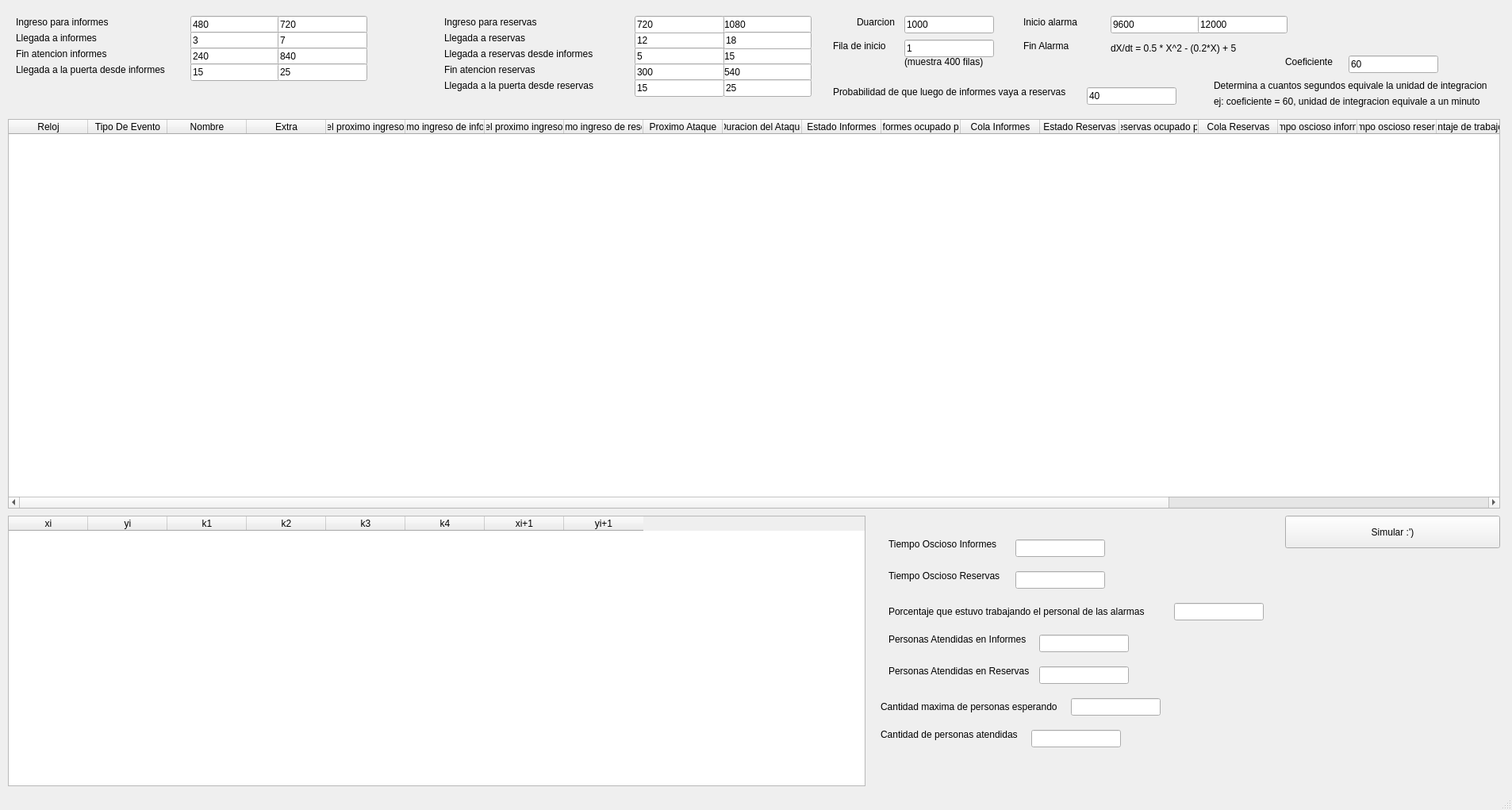
<?xml version="1.0" encoding="UTF-8"?>
<ui version="4.0">
 <class>MainWindow</class>
 <widget class="QMainWindow" name="MainWindow">
  <property name="geometry">
   <rect>
    <x>0</x>
    <y>0</y>
    <width>1906</width>
    <height>1021</height>
   </rect>
  </property>
  <property name="windowTitle">
   <string>Trabajo Practico Nro 7</string>
  </property>
  <property name="autoFillBackground">
   <bool>false</bool>
  </property>
  <widget class="QWidget" name="centralwidget">
   <widget class="QLabel" name="label">
    <property name="geometry">
     <rect>
      <x>20</x>
      <y>20</y>
      <width>211</width>
      <height>16</height>
     </rect>
    </property>
    <property name="text">
     <string>Ingreso para informes</string>
    </property>
   </widget>
   <widget class="QLabel" name="label_2">
    <property name="geometry">
     <rect>
      <x>20</x>
      <y>40</y>
      <width>211</width>
      <height>16</height>
     </rect>
    </property>
    <property name="text">
     <string>Llegada a informes</string>
    </property>
   </widget>
   <widget class="QLabel" name="label_3">
    <property name="geometry">
     <rect>
      <x>20</x>
      <y>60</y>
      <width>211</width>
      <height>16</height>
     </rect>
    </property>
    <property name="text">
     <string>Fin atencion informes</string>
    </property>
   </widget>
   <widget class="QLabel" name="label_4">
    <property name="geometry">
     <rect>
      <x>20</x>
      <y>80</y>
      <width>211</width>
      <height>16</height>
     </rect>
    </property>
    <property name="text">
     <string>Llegada a la puerta desde informes</string>
    </property>
   </widget>
   <widget class="QLabel" name="label_5">
    <property name="geometry">
     <rect>
      <x>560</x>
      <y>60</y>
      <width>211</width>
      <height>16</height>
     </rect>
    </property>
    <property name="text">
     <string>Llegada a reservas desde informes</string>
    </property>
   </widget>
   <widget class="QLabel" name="label_6">
    <property name="geometry">
     <rect>
      <x>560</x>
      <y>40</y>
      <width>211</width>
      <height>16</height>
     </rect>
    </property>
    <property name="text">
     <string>Llegada a reservas</string>
    </property>
   </widget>
   <widget class="QLabel" name="label_7">
    <property name="geometry">
     <rect>
      <x>560</x>
      <y>20</y>
      <width>211</width>
      <height>16</height>
     </rect>
    </property>
    <property name="text">
     <string>Ingreso para reservas</string>
    </property>
   </widget>
   <widget class="QLabel" name="label_8">
    <property name="geometry">
     <rect>
      <x>560</x>
      <y>80</y>
      <width>211</width>
      <height>16</height>
     </rect>
    </property>
    <property name="text">
     <string>Fin atencion reservas</string>
    </property>
   </widget>
   <widget class="QLabel" name="label_9">
    <property name="geometry">
     <rect>
      <x>560</x>
      <y>100</y>
      <width>211</width>
      <height>16</height>
     </rect>
    </property>
    <property name="text">
     <string>Llegada a la puerta desde reservas</string>
    </property>
   </widget>
   <widget class="QLabel" name="label_10">
    <property name="geometry">
     <rect>
      <x>1290</x>
      <y>50</y>
      <width>111</width>
      <height>16</height>
     </rect>
    </property>
    <property name="text">
     <string>Fin Alarma</string>
    </property>
   </widget>
   <widget class="QLabel" name="label_11">
    <property name="geometry">
     <rect>
      <x>1290</x>
      <y>20</y>
      <width>111</width>
      <height>16</height>
     </rect>
    </property>
    <property name="text">
     <string>Inicio alarma</string>
    </property>
   </widget>
   <widget class="QLineEdit" name="aII">
    <property name="geometry">
     <rect>
      <x>240</x>
      <y>20</y>
      <width>113</width>
      <height>22</height>
     </rect>
    </property>
    <property name="text">
     <string>480</string>
    </property>
   </widget>
   <widget class="QLineEdit" name="bII">
    <property name="geometry">
     <rect>
      <x>350</x>
      <y>20</y>
      <width>113</width>
      <height>22</height>
     </rect>
    </property>
    <property name="text">
     <string>720</string>
    </property>
   </widget>
   <widget class="QLineEdit" name="aLI">
    <property name="geometry">
     <rect>
      <x>240</x>
      <y>40</y>
      <width>113</width>
      <height>22</height>
     </rect>
    </property>
    <property name="text">
     <string>3</string>
    </property>
   </widget>
   <widget class="QLineEdit" name="bLI">
    <property name="geometry">
     <rect>
      <x>350</x>
      <y>40</y>
      <width>113</width>
      <height>22</height>
     </rect>
    </property>
    <property name="text">
     <string>7</string>
    </property>
   </widget>
   <widget class="QLineEdit" name="aFI">
    <property name="geometry">
     <rect>
      <x>240</x>
      <y>60</y>
      <width>113</width>
      <height>22</height>
     </rect>
    </property>
    <property name="text">
     <string>240</string>
    </property>
   </widget>
   <widget class="QLineEdit" name="bFI">
    <property name="geometry">
     <rect>
      <x>350</x>
      <y>60</y>
      <width>113</width>
      <height>22</height>
     </rect>
    </property>
    <property name="text">
     <string>840</string>
    </property>
   </widget>
   <widget class="QLineEdit" name="aLPI">
    <property name="geometry">
     <rect>
      <x>240</x>
      <y>80</y>
      <width>113</width>
      <height>22</height>
     </rect>
    </property>
    <property name="text">
     <string>15</string>
    </property>
   </widget>
   <widget class="QLineEdit" name="bLPI">
    <property name="geometry">
     <rect>
      <x>350</x>
      <y>80</y>
      <width>113</width>
      <height>22</height>
     </rect>
    </property>
    <property name="text">
     <string>25</string>
    </property>
   </widget>
   <widget class="QLineEdit" name="bLRI">
    <property name="geometry">
     <rect>
      <x>910</x>
      <y>60</y>
      <width>113</width>
      <height>22</height>
     </rect>
    </property>
    <property name="text">
     <string>15</string>
    </property>
   </widget>
   <widget class="QLineEdit" name="aLR">
    <property name="geometry">
     <rect>
      <x>800</x>
      <y>40</y>
      <width>113</width>
      <height>22</height>
     </rect>
    </property>
    <property name="text">
     <string>12</string>
    </property>
   </widget>
   <widget class="QLineEdit" name="aLRI">
    <property name="geometry">
     <rect>
      <x>800</x>
      <y>60</y>
      <width>113</width>
      <height>22</height>
     </rect>
    </property>
    <property name="text">
     <string>5</string>
    </property>
   </widget>
   <widget class="QLineEdit" name="bIR">
    <property name="geometry">
     <rect>
      <x>910</x>
      <y>20</y>
      <width>113</width>
      <height>22</height>
     </rect>
    </property>
    <property name="text">
     <string>1080</string>
    </property>
   </widget>
   <widget class="QLineEdit" name="bFR">
    <property name="geometry">
     <rect>
      <x>910</x>
      <y>80</y>
      <width>113</width>
      <height>22</height>
     </rect>
    </property>
    <property name="text">
     <string>540</string>
    </property>
   </widget>
   <widget class="QLineEdit" name="bLR">
    <property name="geometry">
     <rect>
      <x>912</x>
      <y>40</y>
      <width>111</width>
      <height>22</height>
     </rect>
    </property>
    <property name="text">
     <string>18</string>
    </property>
   </widget>
   <widget class="QLineEdit" name="aIR">
    <property name="geometry">
     <rect>
      <x>800</x>
      <y>20</y>
      <width>113</width>
      <height>22</height>
     </rect>
    </property>
    <property name="text">
     <string>720</string>
    </property>
   </widget>
   <widget class="QLineEdit" name="aFR">
    <property name="geometry">
     <rect>
      <x>800</x>
      <y>80</y>
      <width>113</width>
      <height>22</height>
     </rect>
    </property>
    <property name="text">
     <string>300</string>
    </property>
   </widget>
   <widget class="QLineEdit" name="aLPR">
    <property name="geometry">
     <rect>
      <x>800</x>
      <y>100</y>
      <width>113</width>
      <height>22</height>
     </rect>
    </property>
    <property name="text">
     <string>15</string>
    </property>
   </widget>
   <widget class="QLineEdit" name="bLPR">
    <property name="geometry">
     <rect>
      <x>912</x>
      <y>100</y>
      <width>111</width>
      <height>22</height>
     </rect>
    </property>
    <property name="text">
     <string>25</string>
    </property>
   </widget>
   <widget class="QLineEdit" name="aIA">
    <property name="geometry">
     <rect>
      <x>1400</x>
      <y>20</y>
      <width>113</width>
      <height>22</height>
     </rect>
    </property>
    <property name="text">
     <string>9600</string>
    </property>
   </widget>
   <widget class="QLineEdit" name="bIA">
    <property name="geometry">
     <rect>
      <x>1510</x>
      <y>20</y>
      <width>113</width>
      <height>22</height>
     </rect>
    </property>
    <property name="text">
     <string>12000</string>
    </property>
   </widget>
   <widget class="QPushButton" name="btn_simular">
    <property name="geometry">
     <rect>
      <x>1620</x>
      <y>650</y>
      <width>271</width>
      <height>41</height>
     </rect>
    </property>
    <property name="text">
     <string>Simular :')</string>
    </property>
   </widget>
   <widget class="QLabel" name="label_12">
    <property name="geometry">
     <rect>
      <x>1400</x>
      <y>50</y>
      <width>191</width>
      <height>21</height>
     </rect>
    </property>
    <property name="text">
     <string>dX/dt = 0.5 * X^2 - (0.2*X) + 5 </string>
    </property>
   </widget>
   <widget class="QTableWidget" name="tablaSimulacion">
    <property name="geometry">
     <rect>
      <x>10</x>
      <y>150</y>
      <width>1881</width>
      <height>491</height>
     </rect>
    </property>
    <property name="sizePolicy">
     <sizepolicy hsizetype="Fixed" vsizetype="Fixed">
      <horstretch>100</horstretch>
      <verstretch>50</verstretch>
     </sizepolicy>
    </property>
    <property name="minimumSize">
     <size>
      <width>100</width>
      <height>50</height>
     </size>
    </property>
    <column>
     <property name="text">
      <string>Reloj</string>
     </property>
    </column>
    <column>
     <property name="text">
      <string>Tipo De Evento</string>
     </property>
    </column>
    <column>
     <property name="text">
      <string>Nombre</string>
     </property>
    </column>
    <column>
     <property name="text">
      <string>Extra</string>
     </property>
    </column>
    <column>
     <property name="text">
      <string>Tiempo hasta el proximo ingreso para informes</string>
     </property>
    </column>
    <column>
     <property name="text">
      <string>Proximo ingreso de informes</string>
     </property>
    </column>
    <column>
     <property name="text">
      <string>Tiempo hasta el proximo ingreso para reservas</string>
     </property>
    </column>
    <column>
     <property name="text">
      <string>Proximo ingreso de reservas</string>
     </property>
    </column>
    <column>
     <property name="text">
      <string>Proximo Ataque</string>
     </property>
    </column>
    <column>
     <property name="text">
      <string>Duracion del Ataque</string>
     </property>
    </column>
    <column>
     <property name="text">
      <string>Estado Informes</string>
     </property>
    </column>
    <column>
     <property name="text">
      <string>Informes ocupado por</string>
     </property>
    </column>
    <column>
     <property name="text">
      <string>Cola Informes</string>
     </property>
    </column>
    <column>
     <property name="text">
      <string>Estado Reservas</string>
     </property>
    </column>
    <column>
     <property name="text">
      <string>Reservas ocupado por</string>
     </property>
    </column>
    <column>
     <property name="text">
      <string>Cola Reservas</string>
     </property>
    </column>
    <column>
     <property name="text">
      <string>Tiempo oscioso informes</string>
     </property>
    </column>
    <column>
     <property name="text">
      <string>Tiempo oscioso reservas</string>
     </property>
    </column>
    <column>
     <property name="text">
      <string>Porcentaje de trabajo alarmas</string>
     </property>
    </column>
    <column>
     <property name="text">
      <string>Atendidos en informes</string>
     </property>
    </column>
    <column>
     <property name="text">
      <string>Atendidos en reservas</string>
     </property>
    </column>
    <column>
     <property name="text">
      <string>Cantidad de personas esperando</string>
     </property>
    </column>
    <column>
     <property name="text">
      <string>Cantidad de personas atendidas</string>
     </property>
    </column>
   </widget>
   <widget class="QLabel" name="label_13">
    <property name="geometry">
     <rect>
      <x>1080</x>
      <y>20</y>
      <width>61</width>
      <height>16</height>
     </rect>
    </property>
    <property name="text">
     <string>Duarcion</string>
    </property>
   </widget>
   <widget class="QLineEdit" name="duracion">
    <property name="geometry">
     <rect>
      <x>1140</x>
      <y>20</y>
      <width>113</width>
      <height>22</height>
     </rect>
    </property>
    <property name="text">
     <string>1000</string>
    </property>
   </widget>
   <widget class="QLineEdit" name="inicio">
    <property name="geometry">
     <rect>
      <x>1140</x>
      <y>50</y>
      <width>113</width>
      <height>22</height>
     </rect>
    </property>
    <property name="text">
     <string>1</string>
    </property>
   </widget>
   <widget class="QLabel" name="label_14">
    <property name="geometry">
     <rect>
      <x>1050</x>
      <y>50</y>
      <width>81</width>
      <height>16</height>
     </rect>
    </property>
    <property name="text">
     <string>Fila de inicio</string>
    </property>
   </widget>
   <widget class="QTableWidget" name="tablaRK">
    <property name="geometry">
     <rect>
      <x>10</x>
      <y>650</y>
      <width>1081</width>
      <height>341</height>
     </rect>
    </property>
    <column>
     <property name="text">
      <string>xi</string>
     </property>
    </column>
    <column>
     <property name="text">
      <string>yi</string>
     </property>
    </column>
    <column>
     <property name="text">
      <string>k1</string>
     </property>
    </column>
    <column>
     <property name="text">
      <string>k2</string>
     </property>
    </column>
    <column>
     <property name="text">
      <string>k3</string>
     </property>
    </column>
    <column>
     <property name="text">
      <string>k4</string>
     </property>
    </column>
    <column>
     <property name="text">
      <string>xi+1</string>
     </property>
    </column>
    <column>
     <property name="text">
      <string>yi+1</string>
     </property>
    </column>
   </widget>
   <widget class="QLabel" name="label_15">
    <property name="geometry">
     <rect>
      <x>1050</x>
      <y>100</y>
      <width>321</width>
      <height>31</height>
     </rect>
    </property>
    <property name="text">
     <string>Probabilidad de que luego de informes vaya a reservas</string>
    </property>
   </widget>
   <widget class="QLineEdit" name="probIrReservas">
    <property name="geometry">
     <rect>
      <x>1370</x>
      <y>110</y>
      <width>113</width>
      <height>22</height>
     </rect>
    </property>
    <property name="text">
     <string>40</string>
    </property>
   </widget>
   <widget class="QLabel" name="label_16">
    <property name="geometry">
     <rect>
      <x>1520</x>
      <y>880</y>
      <width>591</width>
      <height>111</height>
     </rect>
    </property>
    <property name="text">
     <string/>
    </property>
    <property name="pixmap">
     <pixmap>../../../Downloads/logo-utn.png</pixmap>
    </property>
    <property name="scaledContents">
     <bool>true</bool>
    </property>
   </widget>
   <widget class="QLabel" name="label_17">
    <property name="geometry">
     <rect>
      <x>1120</x>
      <y>670</y>
      <width>281</width>
      <height>31</height>
     </rect>
    </property>
    <property name="text">
     <string>Tiempo Oscioso Informes</string>
    </property>
   </widget>
   <widget class="QLabel" name="label_18">
    <property name="geometry">
     <rect>
      <x>1120</x>
      <y>710</y>
      <width>281</width>
      <height>31</height>
     </rect>
    </property>
    <property name="text">
     <string>Tiempo Oscioso Reservas</string>
    </property>
   </widget>
   <widget class="QLabel" name="label_19">
    <property name="geometry">
     <rect>
      <x>1120</x>
      <y>760</y>
      <width>481</width>
      <height>21</height>
     </rect>
    </property>
    <property name="text">
     <string>Porcentaje que estuvo trabajando el personal de las alarmas</string>
    </property>
   </widget>
   <widget class="QLabel" name="label_20">
    <property name="geometry">
     <rect>
      <x>1120</x>
      <y>790</y>
      <width>311</width>
      <height>31</height>
     </rect>
    </property>
    <property name="text">
     <string>Personas Atendidas en Informes</string>
    </property>
   </widget>
   <widget class="QLabel" name="label_21">
    <property name="geometry">
     <rect>
      <x>1120</x>
      <y>830</y>
      <width>311</width>
      <height>31</height>
     </rect>
    </property>
    <property name="text">
     <string>Personas Atendidas en Reservas</string>
    </property>
   </widget>
   <widget class="QLabel" name="label_22">
    <property name="geometry">
     <rect>
      <x>1110</x>
      <y>880</y>
      <width>371</width>
      <height>21</height>
     </rect>
    </property>
    <property name="text">
     <string>Cantidad maxima de personas esperando</string>
    </property>
   </widget>
   <widget class="QLabel" name="label_23">
    <property name="geometry">
     <rect>
      <x>1110</x>
      <y>910</y>
      <width>321</width>
      <height>31</height>
     </rect>
    </property>
    <property name="text">
     <string>Cantidad de personas atendidas</string>
    </property>
   </widget>
   <widget class="QLineEdit" name="tiempoOsciosoInformes">
    <property name="geometry">
     <rect>
      <x>1280</x>
      <y>680</y>
      <width>113</width>
      <height>22</height>
     </rect>
    </property>
   </widget>
   <widget class="QLineEdit" name="tiempoOsciosoReservas">
    <property name="geometry">
     <rect>
      <x>1280</x>
      <y>720</y>
      <width>113</width>
      <height>22</height>
     </rect>
    </property>
   </widget>
   <widget class="QLineEdit" name="alarmasPorcentaje">
    <property name="geometry">
     <rect>
      <x>1480</x>
      <y>760</y>
      <width>113</width>
      <height>22</height>
     </rect>
    </property>
   </widget>
   <widget class="QLineEdit" name="atendidosInformes">
    <property name="geometry">
     <rect>
      <x>1310</x>
      <y>800</y>
      <width>113</width>
      <height>22</height>
     </rect>
    </property>
   </widget>
   <widget class="QLineEdit" name="atendidosReservas">
    <property name="geometry">
     <rect>
      <x>1310</x>
      <y>840</y>
      <width>113</width>
      <height>22</height>
     </rect>
    </property>
   </widget>
   <widget class="QLineEdit" name="atendidosTotal">
    <property name="geometry">
     <rect>
      <x>1300</x>
      <y>920</y>
      <width>113</width>
      <height>22</height>
     </rect>
    </property>
   </widget>
   <widget class="QLineEdit" name="cantidadMaximaEsperando">
    <property name="geometry">
     <rect>
      <x>1350</x>
      <y>880</y>
      <width>113</width>
      <height>22</height>
     </rect>
    </property>
   </widget>
   <widget class="QLabel" name="label_24">
    <property name="geometry">
     <rect>
      <x>1140</x>
      <y>70</y>
      <width>111</width>
      <height>16</height>
     </rect>
    </property>
    <property name="text">
     <string>(muestra 400 filas)</string>
    </property>
   </widget>
   <widget class="QLabel" name="label_25">
    <property name="geometry">
     <rect>
      <x>1530</x>
      <y>120</y>
      <width>371</width>
      <height>16</height>
     </rect>
    </property>
    <property name="text">
     <string>ej: coeficiente = 60, unidad de integracion equivale a un minuto</string>
    </property>
   </widget>
   <widget class="QLineEdit" name="coeficienteRK">
    <property name="geometry">
     <rect>
      <x>1700</x>
      <y>70</y>
      <width>113</width>
      <height>22</height>
     </rect>
    </property>
    <property name="text">
     <string>60</string>
    </property>
   </widget>
   <widget class="QLabel" name="label_26">
    <property name="geometry">
     <rect>
      <x>1620</x>
      <y>70</y>
      <width>81</width>
      <height>16</height>
     </rect>
    </property>
    <property name="text">
     <string>Coeficiente</string>
    </property>
   </widget>
   <widget class="QLabel" name="label_27">
    <property name="geometry">
     <rect>
      <x>1530</x>
      <y>100</y>
      <width>391</width>
      <height>16</height>
     </rect>
    </property>
    <property name="text">
     <string>Determina a cuantos segundos equivale la unidad de integracion</string>
    </property>
   </widget>
  </widget>
  <widget class="QStatusBar" name="statusbar"/>
 </widget>
 <resources/>
 <connections/>
</ui>
